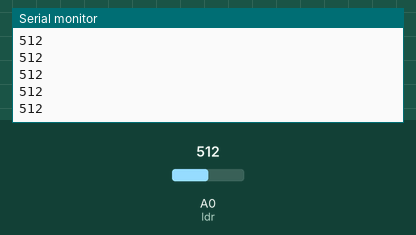
Simulated run of this sketch. Board: Arduino Uno, built with avr-gcc and run on an emulated ATmega328P. On the bench: the last lines printed to the serial monitor. The inputs (shaded band) are chosen by the test bench; at power-on: A0 (ldr) = 512.

Above: at 1.2 s.
1.3 s: A0 (ldr) set to 716
At 1.31 s:
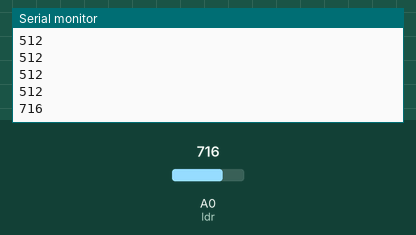
2.8 s: A0 (ldr) set to 900
At 2.81 s:
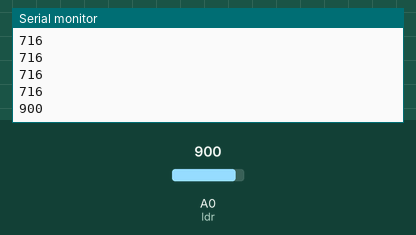
Timing chart, 0 to 5.8 s (numbered marks = the images above; inputs shaded):
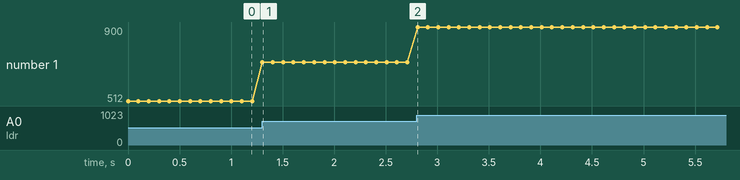

Measured:
- after the input at 1.3 s, the serial monitor: prints a new line at once (image 1)
- after the input at 2.8 s, the serial monitor: prints a new line at once (image 2)
- plotted number 1: 512 → 716 after the input at 1.3 s, 716 → 900 after the input at 2.8 s

The sketch:

LDR_simples.ino
```cpp
int ldr = 0;
int ldrValor = 0; //Valor lido do LDR

void setup()
{
 Serial.begin(9600);
}

void loop()
{
   ///ler o valor do LDR
   ldrValor = analogRead(ldr); //O valor lido será entre 0 e 1023
   Serial.println(ldrValor);
   delay(100);

}
```
